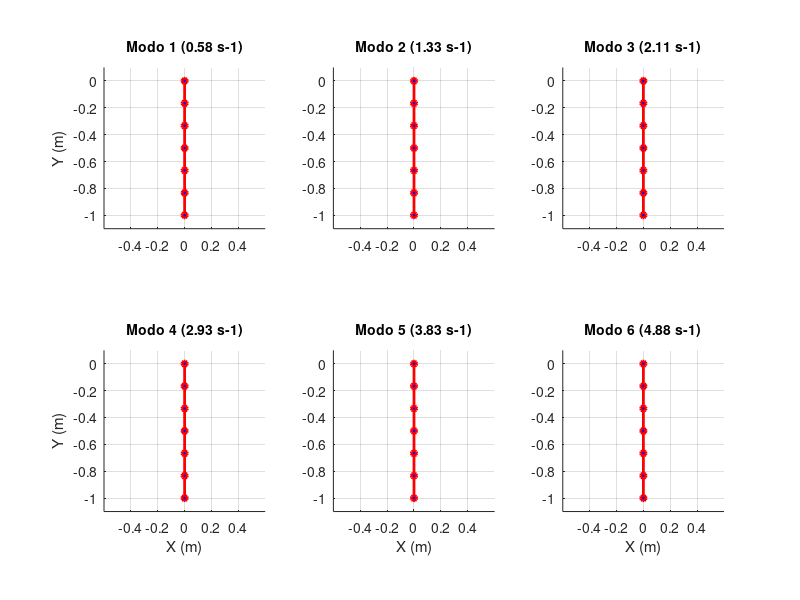

MATLAB code to generate this figure: (Note: this script raises an error after producing the figure.)
%% Animación Simultánea de Modos Normales (del sistema lineal)
clear; clc; close all;

% PARÁMETROS FÍSICOS
n = 6;              % # péndulos
L = 1;              % Longitud total (m)
M_total = 20;       % Masa total (kg)
g = 9.81;           % Gravedad (m/s^2)
l = L/n;            % Longitud de cada segmento
m = M_total/n;      % Masa de cada partícula

% 1. CONSTRUCCIÓN DE MATRICES (M y K)
K = zeros(n,n);
M = zeros(n,n);
for i = 1:n
    K(i,i) = m * g * l * (n - i + 1); 
    for j = 1:n
        M(i,j) = m * l^2 * (n - max(i,j) + 1);
    end
end

% 2. CÁLCULO DE MODOS PROPIOS (VAPs y VEPs)
[V, D] = eig(K, M);
frecuencias_angulares = sqrt(diag(D));

% Ordenar modos de menor a mayor frecuencia
[frecuencias_angulares, idx] = sort(frecuencias_angulares);
V = V(:, idx);

% =========================================================================
% PREGUNTA INTERACTIVA PARA GUARDAR VIDEO
% =========================================================================
opcion_video = questdlg('¿Deseas guardar la animación en un archivo de video MP4?', ...
	'Guardar Video', ...
	'Sí','No','No'); % 'No' es la opción por defecto

guardar_video = strcmp(opcion_video, 'Sí');

if guardar_video
    nombre_archivo = sprintf('Modos_Normales_n%d.mp4', n);
    v = VideoWriter(nombre_archivo, 'MPEG-4');
    v.FrameRate = 50; % 50 fotogramas por segundo
    v.Quality = 95;   % Alta calidad de compresión
    open(v);
    disp(['Grabando video... El archivo se guardará como: ', nombre_archivo]);
end
% =========================================================================

% 3. CONFIGURACIÓN DE LA FIGURA Y SUBPLOTS
fig = figure('Color', 'w', 'Position', [100, 100, 900, 600]);

modos_a_graficar = min(n, 12); 
columnas = ceil(sqrt(modos_a_graficar));
filas = ceil(modos_a_graficar / columnas);

amplitud_visual = 0.25; 
hCuerdas = cell(modos_a_graficar, 1); 

% Dibujado inicial de los subplots
for modo = 1:modos_a_graficar
    subplot(filas, columnas, modo);
    grid on; hold on; axis equal;
    
    % Línea de equilibrio de fondo
    plot([0, 0], [0, -L], '--', 'Color', [0.5 0.5 0.5], 'LineWidth', 1);
    
    % Crear el objeto gráfico animable
    hCuerdas{modo} = plot(zeros(n+1,1), -(0:l:L), '-or', ...
        'LineWidth', 2, 'MarkerFaceColor', 'b', 'MarkerSize', 4);
    
    xlim([-L*0.6, L*0.6]);
    ylim([-L*1.1, L*0.1]);
    
    f_hz = frecuencias_angulares(modo) / (2*pi);
    title(sprintf('Modo %d (%.2f s-1)', modo, f_hz), 'FontSize', 10);
    
    if modo > (filas-1)*columnas, xlabel('X (m)'); end
    if mod(modo, columnas) == 1, ylabel('Y (m)'); end
end

sgtitle(sprintf('Movimiento de los Modos Normales (n = %d)', n), ...
    'FontSize', 14, 'FontWeight', 'bold');

% 4. BUCLE DE ANIMACIÓN
t_anim = 0:0.02:10;
fps_control = tic;

for k = 1:length(t_anim)
    t = t_anim(k);
    
    % Actualizar cada modo individualmente
    for modo = 1:modos_a_graficar
        theta_actual = amplitud_visual * (V(:, modo) / max(abs(V(:, modo)))) * cos(frecuencias_angulares(modo) * t);
        
        posX = [0; cumsum(l * sin(theta_actual))];
        posY = [0; cumsum(-l * cos(theta_actual))];
        
        set(hCuerdas{modo}, 'XData', posX, 'YData', posY);
    end
    
    % Forzar el renderizado en pantalla
    drawnow;
    
    % Captura el frame actual de la figura
    if guardar_video
        frame = getframe(fig);
        writeVideo(v, frame);
    end
    
    % Sincronización para la reproducción en tiempo real
    t_procesado = toc(fps_control);
    pause(max(0, 0.02 - t_procesado));
    fps_control = tic; 
end

% Cierre del archivo de video
if guardar_video
    close(v);
    disp('¡Video guardado y exportado con éxito!');
end
